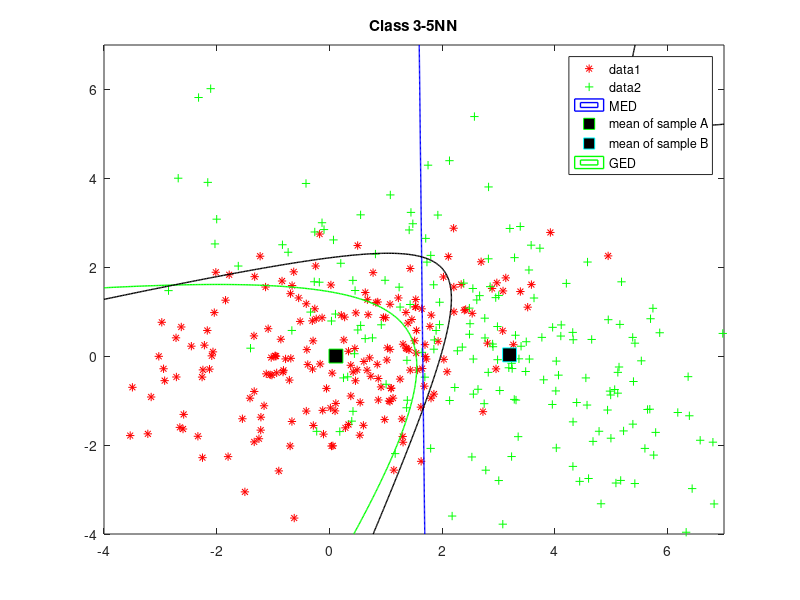

Reproduce this figure in MATLAB. (Note: this script raises an error after producing the figure.)
%% SYDE 675 LAB_1
clear all; close all; clc;

%% class 1
muAClass3 = [0,0];
sigmaAClass3 = [3,1; 1,2];
muBClass3 = [3,0];
sigmaBClass3 = [7,-3; -3,4];

%% load data
rAClass3 = mvnrnd(muAClass3, sigmaAClass3, 200);
rBClass3 = mvnrnd(muBClass3, sigmaBClass3, 200);
h3 = figure
plot(rAClass3(:,1),rAClass3(:,2),'r*');
hold on
plot(rBClass3(:,1),rBClass3(:,2),'g+'); 
title('Class 3-5NN');


%% MED
meanClass3A = mean(rAClass3)
meanClass3B = mean(rBClass3)
u = linspace(-4, 7, 400);
v = linspace(-4, 7, 400);
z = zeros(length(u), length(v));
for i = 1:length(u)
        for j = 1:length(v)
            z(i,j) = ((u(i)- meanClass3A(1))^2 + (v(j)- meanClass3A(2))^2)...
                - ((u(i)- meanClass3B(1))^2 + (v(j)- meanClass3B(2))^2);
        end
end
z = z';
contour(u,v,z,[0, 0], 'LineWidth', 1,'LineColor','b','DisplayName','MED');

plot(meanClass3A(1),meanClass3A(2),'gs','MarkerSize',10,'MarkerFaceColor',...
    [0,0,0],...
    'DisplayName','mean of sample A');
plot(meanClass3B(1),meanClass3B(2),'cs','MarkerSize',10,'MarkerFaceColor',...
    [0,0,0],...
    'DisplayName','mean of sample B');

%% GED
u1 = linspace(-4, 7, 400);
v1 = linspace(-4, 7, 400);
valClass3A = cov(rAClass3)
valClass3B = cov(rBClass3)
z1 = zeros(length(u1), length(v1));
for i = 1:length(u1)
     for j = 1:length(v1)
         z1(i,j) = ([u1(i) v1(j)]- meanClass3A)*inv(valClass3A)*([u1(i) v1(j)]...
             - meanClass3A)'- ([u1(i) v1(j)]- meanClass3B)*inv(valClass3B)...
             *([u1(i) v1(j)]- meanClass3B)';
             
     end
end
z1 = z1';
contour(u1,v1,z1,[0, 0], 'LineWidth', 1,'LineColor','g','DisplayName','GED'); 
legend('show');

%% MAP

u2 = linspace(-4, 7, 400);
v2 = linspace(-4, 7, 400);
z2 = zeros(length(u2), length(v2));
for i = 1:length(u2)
     for j = 1:length(v2)      
         z2(i,j) = 1/(2*pi*(abs(det(sigmaAClass3)))^0.5)*exp(-0.5*([u2(i) v2(j)]...
             - muAClass3)*inv(sigmaAClass3)*([u2(i) v2(j)]- muAClass3)')...
             - 1/(2*pi*(abs(det(sigmaBClass3)))^0.5)*exp(-0.5*([u2(i) v2(j)] ...
             - muBClass3)*inv(sigmaBClass3)*([u2(i) v2(j)]- muBClass3)');
     end
end
z2 = z2';
contour(u2,v2,z2,[0, 0], 'LineWidth', 1,'LineColor','k','DisplayName','MAP'); 
legend('show');

%% 5-nn
u5 = linspace(-5, 8, 100);
v5 = linspace(-6, 6, 100);
X1 = zeros(400,2);
Y1 = zeros(400,1);
X1 = [rAClass3; rBClass3];
Y1(1:200) = 1;
Y1(201:400) = 2;
mdl1 = fitcknn(X1,Y1,'NumNeighbors',5);
for i = 1:length(u5)
     for j = 1:length(v5)     
         label1(i,j) = predict(mdl1,[u5(i),v5(j)]) - 2;
     end
end
label1 = label1';

hold on

contour(u5,v5,label1,[0, 0], 'LineWidth', 1,'LineColor','y','DisplayName','5-NN'); 
legend('show');

saveas(h3,'class3__error_5NN.png');

%% error NN
Class = [rAClass3;rBClass3];
Class(1:200,3) = 1;
Class(201:400,3) = 2;
error_5NN3 = zeros(40,1);
label = zeros(length(Class),1);

for n = 1:40
    % choose 10 samples from class A and B 
    v = 5*n;
    u = (5*n-4);
    sample3A = rAClass3(u:v,:);
    sample3B = rBClass3(u:v,:);
    sample = [sample3A;sample3B];
    % add labels
    sample(1:5,3) = 1;
    sample(6:10,3) = 2;    
    % training 
    mdl = fitcknn(sample(:,1:2),sample(:,3),'NumNeighbors', 5);
    
    for i = 1:400 
         label(i) = predict(mdl,[Class(i,1),Class(i,2)]);
    end
    
label(u:v,:) = Class(u:v,3);
label(200+u:200+v) = Class(200+u:200+v,3);
error_5NN3(n) = sum(abs(label(1:200)-1)+abs(label(201:400)-2))/380;
end

muError_5NN3 = mean(error_5NN3);
varError_5NN3 = std(error_5NN3);